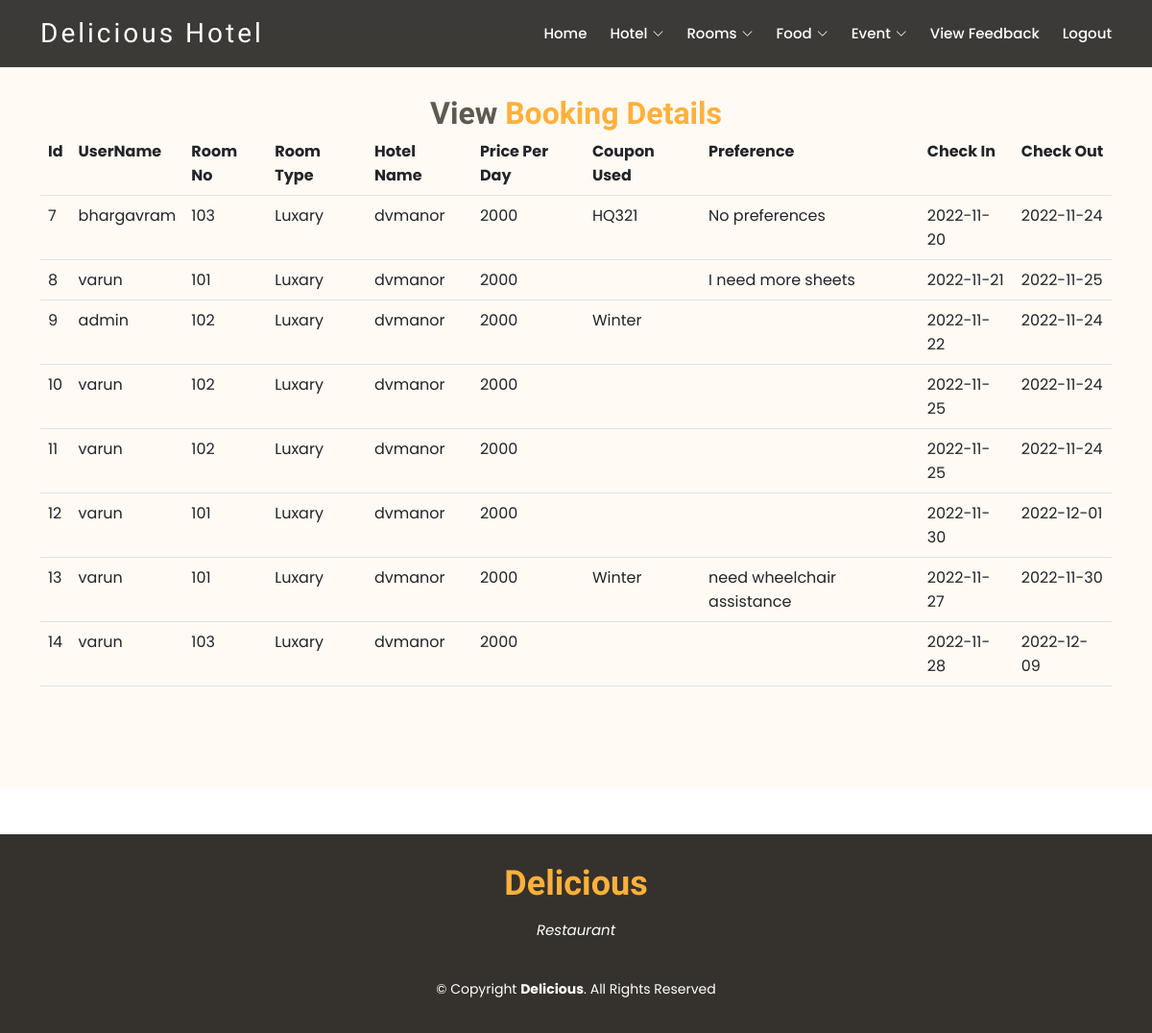
/ViewABooking.php, run on the app's committed database.
### tables this page shows
CREATE TABLE `booking` (
  `bid` int(11) NOT NULL,
  `uname` varchar(30) NOT NULL,
  `rid` int(11) NOT NULL,
  `rno` int(11) NOT NULL,
  `rtype` varchar(30) NOT NULL,
  `hname` varchar(30) NOT NULL,
  `price` int(11) NOT NULL,
  `coupon` varchar(30) NOT NULL,
  `preference` text NOT NULL,
  `checkIn` date NOT NULL,
  `checkOut` date NOT NULL
);

### ViewABooking.php (the view, shortened to what this page needs)
<html>
<head>
  <link href=" assets/vendor/animate.css/animate.min.css  " rel="stylesheet">
  <link href=" assets/vendor/bootstrap/css/bootstrap.min.css  " rel="stylesheet">
  <link href=" assets/vendor/bootstrap-icons/bootstrap-icons.css  " rel="stylesheet">
  <link href=" assets/vendor/boxicons/css/boxicons.min.css  " rel="stylesheet">
  <link href=" assets/vendor/glightbox/css/glightbox.min.css  " rel="stylesheet">
  <link href=" assets/vendor/swiper/swiper-bundle.min.css  " rel="stylesheet">
  <link href=" assets/css/style.css  " rel="stylesheet">
</head>
<body>
    <header id="header" class="fixed-top d-flex align-items-center header-transparent">
        <div class="container-fluid container-xl d-flex align-items-center justify-content-between">
          <div class="logo me-auto">
            <h1><a href="index2.html">Delicious Hotel</a></h1>
          </div>
          <?php
             require_once "adminmenu.php";
          ?>
        </div>
      </header>
      <main id="main">
      <br>
      <section id="about" class="about">
  <?php
       require_once "connect.php";
       $sql = "SELECT * FROM booking";
        $stmt = $conn->prepare($sql);
        $stmt->execute();
        $result = $stmt->get_result();
?>
    <div class="container">
      <div class="section-title">
        <h2>View <span>Booking Details</span></h2>
           <table class="table table-border" >
            <tr>
                <th>Id</th>
                <th>UserName</th>
                <th>Room No</th>
                <th>Room Type</th>
                <th>Hotel Name</th>
                <th>Price Per Day</th>
                <th>Coupon Used</th>
                <th>Preference</th>
                <th>Check In</th>
                <th>Check Out</th>
            </tr>
        <?php
     if ($result->num_rows > 0) {
    while ($row = $result->fetch_array()) {
        ?>
        <tr>
            <td><?php echo $row[0]; ?></td>
            <td><?php echo $row[1]; ?></td>
            <td><?php echo $row[3]; ?></td>
            <td><?php echo $row[4]; ?></td>
            <td><?php echo $row[5]; ?></td>
            <td><?php echo $row[6]; ?></td>
            <td><?php echo $row[7]; ?></td>
            <td><?php echo $row[8]; ?></td>
            <td><?php echo $row[9]; ?></td>
            <td><?php echo $row[10]; ?></td>
           </tr>
<?php
    }
}
   ?>
            </table>
         </div>
    </div>
  </section>
  <div style="clear:both">
           <br><br>
    </div>
</main>
       <footer id="footer">
        <div class="container">
          <h3>Delicious</h3>
          <p>Restaurant</p>
          <div class="copyright">
            &copy; Copyright <strong><span>Delicious</span></strong>. All Rights Reserved
          </div>
        </div>
      </footer>
</body>
</html>

### adminmenu.php (shortened to what this page needs)
<nav id="navbar"  class="navbar order-last order-lg-0">
            <ul>
              <li><a class="nav-link scrollto" href="AdminHome.php">Home</a></li>
              <li class="dropdown active"><a href="#"><span>Hotel</span> <i class="bi bi-chevron-down"></i></a>
              </li>
              <li class="dropdown active"><a href="#"><span>Rooms</span> <i class="bi bi-chevron-down"></i></a>
              </li>
              <li class="dropdown active"><a href="#"><span>Food</span> <i class="bi bi-chevron-down"></i></a>
              </li>
              <li class="dropdown active"><a href="#"><span>Event</span> <i class="bi bi-chevron-down"></i></a>
              </li>
              <li><a class="nav-link scrollto" href="ViewFeedback.php">View Feedback</a></li>
            <li><a class="nav-link scrollto" href="logout.php">Logout</a></li>
            </ul>
          </nav>

### assets/css/style.css (style rules this page uses)
body { font-family: "Poppins", sans-serif; color: #444444; }
a { text-decoration: none; color: #ffb03b; }
h1, h2, h3, h4, h5, h6 { font-family: "Satisfy", sans-serif; }
#header { top: 0px; height: 70px; z-index: 997; transition: all 0.5s; padding: 10px 0; background: rgba(26, 24, 22, 0.85); }
#header.header-transparent { background: rgba(26, 24, 22, 0.85); }
#header .logo h1 { font-size: 28px; margin: 0; line-height: 1; font-weight: 400; letter-spacing: 3px; }
#header .logo h1 a, #header .logo h1 a:hover { color: #fff; text-decoration: none; }
.navbar { padding: 0; }
.navbar ul { margin: 0; padding: 0; display: flex; list-style: none; align-items: center; }
.navbar li { position: relative; }
.navbar a, .navbar a:focus { display: flex; align-items: center; justify-content: space-between; padding: 10px 0 10px 24px; font-size: 15px; font-weight: 500; color: white; white-space: nowrap; transition: 0.3s; }
.navbar a i, .navbar a:focus i { font-size: 12px; line-height: 0; margin-left: 5px; }
.navbar a:hover, .navbar .active, .navbar .active:focus, .navbar li:hover > a { color: #ffb03b; }
section { padding: 60px 0; }
.section-title { text-align: center; padding-bottom: 30px; }
.section-title h2 { margin: 15px 0 0 0; font-size: 32px; font-weight: 700; color: #5f5950; }
.section-title h2 span { color: #ffb03b; }
.about { background: #fffaf3; }
#footer { background: #35322d; color: #fff; font-size: 14px; text-align: center; padding: 30px 0; }
#footer h3 { font-size: 36px; font-weight: 700; color: #ffb03b; position: relative; padding: 0; margin: 0 0 15px 0; }
#footer p { font-size: 15; font-style: italic; padding: 0; margin: 0 0 40px 0; }
#footer .copyright { margin: 0 0 5px 0; }

### data on the page
booking: bid "7", uname "bhargavram", rno "103", rtype "Luxary", hname "dvmanor", price "2000", coupon "HQ321", preference "No preferences", checkIn "2022-11-20", checkOut "2022-11-24"
booking: bid "8", uname "varun", rno "101", rtype "Luxary", hname "dvmanor", price "2000", preference "I need more sheets", checkIn "2022-11-21", checkOut "2022-11-25"
booking: bid "9", uname "admin", rno "102", rtype "Luxary", hname "dvmanor", price "2000", coupon "Winter", checkIn "2022-11-22", checkOut "2022-11-24"
booking: bid "10", uname "varun", rno "102", rtype "Luxary", hname "dvmanor", price "2000", checkIn "2022-11-25", checkOut "2022-11-24"
booking: bid "11", uname "varun", rno "102", rtype "Luxary", hname "dvmanor", price "2000", checkIn "2022-11-25", checkOut "2022-11-24"
booking: bid "12", uname "varun", rno "101", rtype "Luxary", hname "dvmanor", price "2000", checkIn "2022-11-30", checkOut "2022-12-01"
booking: bid "13", uname "varun", rno "101", rtype "Luxary", hname "dvmanor", price "2000", coupon "Winter", preference "need wheelchair assistance", checkIn "2022-11-27", checkOut "2022-11-30"
booking: bid "14", uname "varun", rno "103", rtype "Luxary", hname "dvmanor", price "2000", checkIn "2022-11-28", checkOut "2022-12-09"
